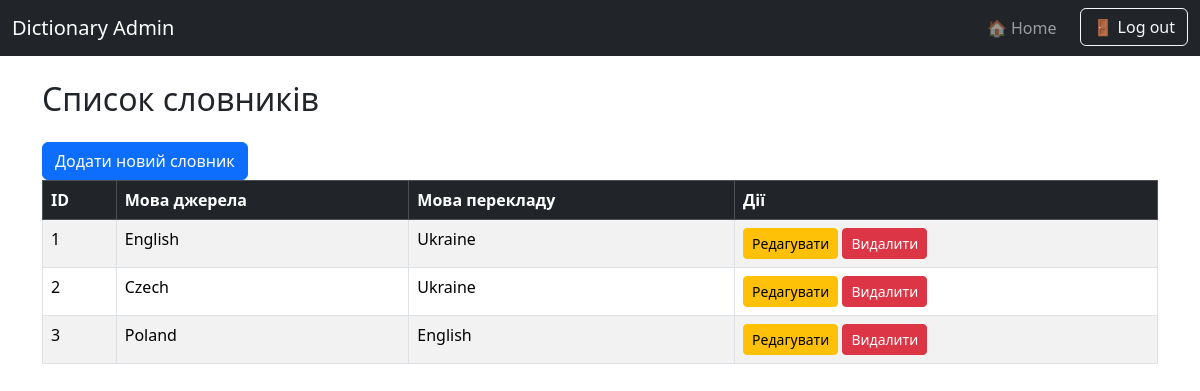
The page /admin/dictionary (signed in) on the database its author committed.
### tables this page shows
CREATE TABLE `dictionaries` (
  `id` int(11) NOT NULL,
  `source_language_id` int(11) NOT NULL,
  `target_language_id` int(11) NOT NULL
);

CREATE TABLE `languages` (
  `id` int(11) NOT NULL,
  `name` varchar(100) NOT NULL,
  `code` varchar(10) NOT NULL
);

### admin/controllers/DictionaryController.php (called while the page is built, shortened)
<?php
class DictionaryController {
    private $model;
    public function __construct($pdo) {
        $this->model = new Dictionary($pdo);
    }
    public function index() {
        $dictionaries = $this->model->getAll();
        require_once __DIR__ . '/../views/dictionaries/dictionary.php';
    }
}

### autoloader.php (called while the page is built, shortened)
<?php
spl_autoload_register(function ($class) {
    $prefixes = [
        'admin\\'      => __DIR__ . '/admin/',
        'controllers\\'=> __DIR__ . '/controllers/',
        'models\\'     => __DIR__ . '/models/',
    ];
    foreach ($prefixes as $prefix => $base_dir) {
        if (strncmp($prefix, $class, strlen($prefix)) === 0) {
            $relative_class = substr($class, strlen($prefix));
            $file = $base_dir . str_replace('\\', '/', $relative_class) . '.php';
            if (file_exists($file)) {
                return;
            }
        }
    }
});

### admin/models/Dictionary.php (called while the page is built, shortened)
<?php
class Dictionary {
    private $pdo;
    public function __construct($pdo) {
        $this->pdo = $pdo;
    }
    public function getAll() {
        $sql = "SELECT d.id, sl.name AS source, tl.name AS target
            FROM dictionaries d
            JOIN languages sl ON d.source_language_id = sl.id
            JOIN languages tl ON d.target_language_id = tl.id";
        $stmt = $this->pdo->prepare($sql);
        $stmt->execute();
        return $stmt->fetchAll();
    }
}

### admin/views/dictionaries/dictionary.php (the view)
<?php require_once __DIR__ . '/../parts/header.php'; ?>
<div class="container mt-4">
    <h2 class="mb-4">Список словників</h2>
    <a href="dictionary/create" class="btn btn-primary">Додати новий словник</a>
    <table class="table table-bordered table-striped">
        <thead class="table-dark">
        <tr>
            <th>ID</th>
            <th>Мова джерела</th>
            <th>Мова перекладу</th>
            <th>Дії</th>
        </tr>
        </thead>
        <tbody>
        <?php foreach ($dictionaries as $dict): ?>
            <tr>
                <td><?= htmlspecialchars($dict['id']) ?></td>
                <td><?= htmlspecialchars($dict['source']) ?></td>
                <td><?= htmlspecialchars($dict['target']) ?></td>
                <td>
                    <a href="dictionary/edit/<?= $dict['id'] ?>" class="btn btn-sm btn-warning">Редагувати</a>
                    <a href="dictionary/delete/<?= $dict['id'] ?>" class="btn btn-sm btn-danger" onclick="return confirm('Ви впевнені?')">Видалити</a>
                </td>
            </tr>
        <?php endforeach; ?>
        </tbody>
    </table>
</div>

### rows shown on the page
dictionaries: id "1", source_language.name "English", target_language.name "Ukraine"
dictionaries: id "2", source_language.name "Czech", target_language.name "Ukraine"
dictionaries: id "3", source_language.name "Poland", target_language.name "English"
